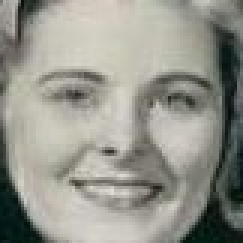
#> input picture 2_Train_FaceRecognition_with_ML/crop_data/female/female_1010.jpg, 81 x 81 px (shown 3 times larger); its folder holds only this picture in this run
$ jupyter execute --allow-errors 02_FRM_EDA.ipynb   (shell and % lines are left out)
#> lines starting #> are read from the running program, lines starting #| are printed output that depends on the picture
[cell 1]
import numpy as np
import pandas as pd
import matplotlib.pyplot as plt
import seaborn as sns
import cv2
from glob import glob

[cell 2]
# extract path of male and female in crop data
fpath = glob('./crop_data/female/*.jpg')
mpath = glob ('./crop_data/male/*.jpg')

[cell 3]
 # create  dataframe for the cropped data
df_female = pd.DataFrame(fpath, columns=['filepath'])
df_female['gender'] = 'female'

df_male = pd.DataFrame(fpath,columns=['filepath'])
df_male['gender'] = 'male'
df = pd.concat((df_female, df_male),axis=0)

[cell 4]
df.shape

[cell 5]
# it will take each image path
# then return theeir width
def get_size(path):
#> called with path = './crop_data/female/female_1010.jpg'
    img = cv2.imread(path)
#> img is the input picture: shape (81, 81, 3); mean B, G, R 140.1, 149, 148.8
    return img.shape[0]

[cell 6]
df['dimension'] = df['filepath'].apply(get_size) # store dimensions of image in this column

[cell 7]
df.head()

 Explanatory Data analysis

1.Distirbution of Male and female

    pie chart
    Bar chart
2.what distirbution of size of all images

    Histogram
    Box plot
    split by "gender"
3.Make the decision of width & height to resize using above chart

4.Remove the few images that are having very less size

[cell 8]
dist_gender = df['gender'].value_counts()
dist_gender

[cell 9]
fig,ax = plt.subplots(nrows=1, ncols=2)
dist_gender.plot(kind='bar', ax=ax[0])
dist_gender.plot(kind='pie', ax=ax[1],autopct='%0.0f%%')
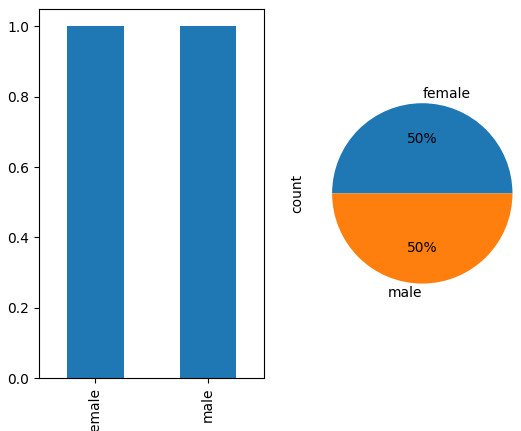
#> figure drawn by matplotlib, 2 panels

[cell 10]
#what distirbution of size of all images
#Histogram
#Box plot
#split by "gender"
plt.figure(figsize=(12, 6))  # Set figure size

# Histogram
plt.subplot(2, 1, 1)
sns.histplot(df['dimension'], bins=30, kde=True)  # Add KDE for better visualization
plt.title("Histogram of Image Sizes")

# Boxplot
plt.subplot(2, 1, 2)
sns.boxplot(x=df['dimension'])  # Specify y-axis explicitly
plt.title("Boxplot of Image Sizes")

plt.tight_layout()  # Prevent overlapping
plt.show()
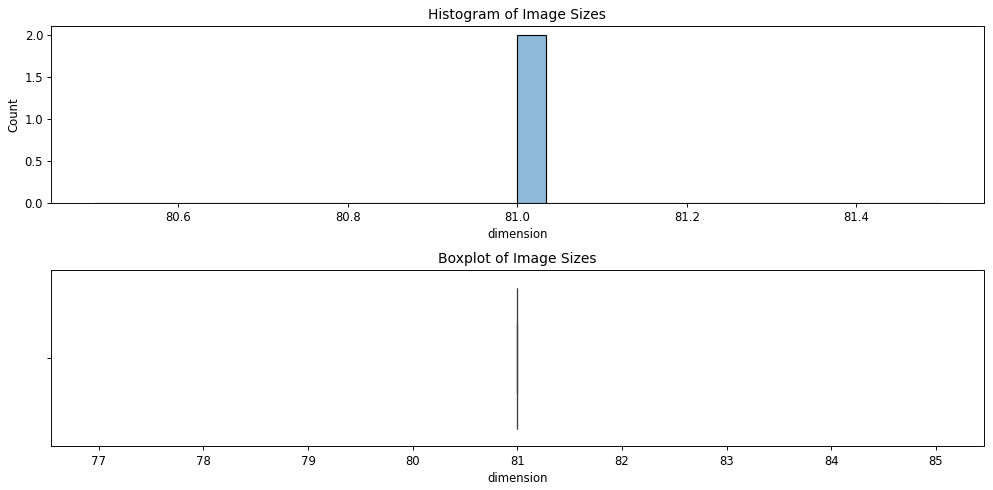
#> figure drawn by matplotlib, 2 panels; panel 1: tallest bar 2 high, from x = 81 to 81.03

#> (a cell that did not finish here is left out)

[cell 12]
# remove too small pics
df_filter = df.query('dimension >= 60')
df_filter.shape

### Structure the Image ###
     100 x 100

[cell 13]
def structuring(path):
#> called with path = './crop_data/female/female_1010.jpg'
    try:
        #step-1 read image
        img = cv2.imread(path)
        # convert to greyscale
        grey_img = cv2.cvtColor(img, cv2.COLOR_BGR2GRAY)
        # resize the images to 100 x 100
        #  cv2.Inter Area (shrink the image)
        size = grey_img.shape[0]
#> size = 81
        if size >= 100:
            grey_resize = cv2.resize(grey_img, (100,100),cv2.INTER_AREA)
        else:
            # enlargen the image
            grey_resize = cv2.resize(grey_img, (100,100), cv2.INTER_CUBIC)
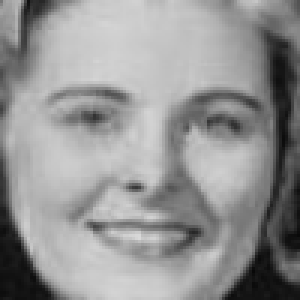
#> grey_resize: shape (100, 100) (shown 3 times larger); min 8, max 217, mean 147.8
        flatten_img = grey_resize.flatten()
#> flatten_img = 10000 values, max 217 at index 7946, min 8 at index 9084, mean 147.8
        return flatten_img
    except:
        return None

[cell 14]
df_filter.loc[:,'data'] = df_filter['filepath'].apply(structuring) # this resizes all images to 100 x 100

$ run again, on 2_Train_FaceRecognition_with_ML/crop_data/female/female_1079.jpg
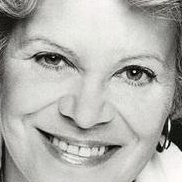
#> input picture 2_Train_FaceRecognition_with_ML/crop_data/female/female_1079.jpg, 182 x 182 px
#> in get_size, img is the input picture: shape (182, 182, 3); mean B, G, R 173.6, 178, 178.3
#> `plt.show()`:
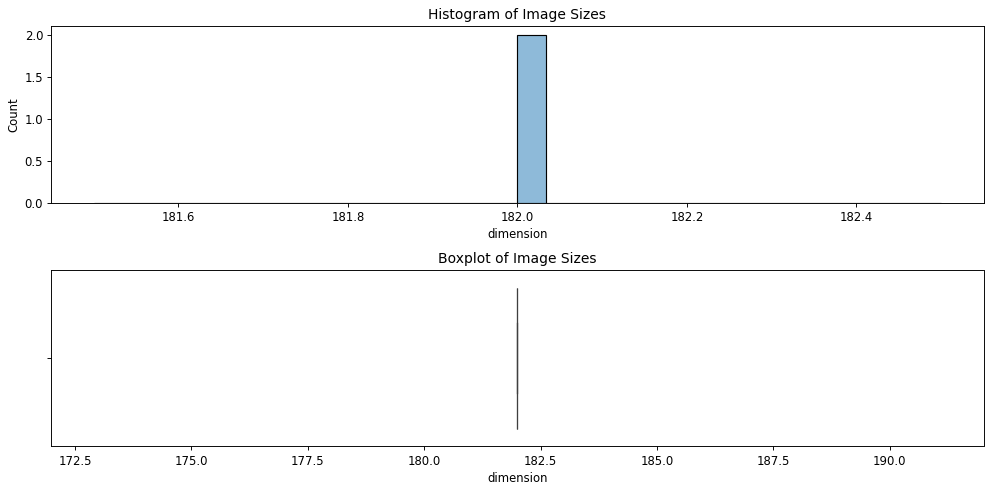
#> figure drawn by matplotlib, 2 panels; panel 1: tallest bar 2 high, from x = 182 to 182
#> in structuring, `grey_resize = cv2.resize(grey_img, (100,100),cv2.INTER_AREA)`:
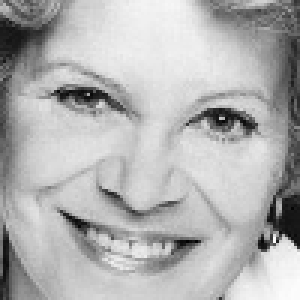
#> grey_resize: shape (100, 100) (shown 3 times larger); min 1, max 252, mean 177.5
#> flatten_img = 10000 values, max 252 at index 9399, min 1 at index 8062, mean 177.5

$ run again, on 2_Train_FaceRecognition_with_ML/crop_data/female/female_1090.jpg
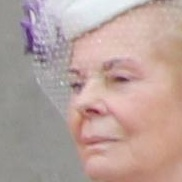
#> input picture 2_Train_FaceRecognition_with_ML/crop_data/female/female_1090.jpg, 182 x 182 px
#> in get_size, img is the input picture: shape (182, 182, 3); mean B, G, R 156.8, 162.1, 184.4
#> `plt.show()`:
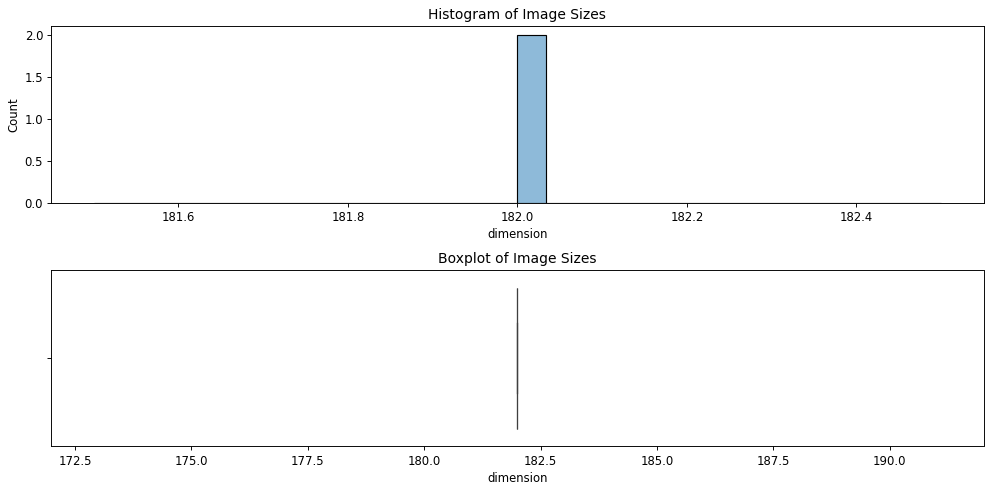
#> figure drawn by matplotlib, 2 panels; panel 1: tallest bar 2 high, from x = 182 to 182
#> in structuring, `grey_img = cv2.cvtColor(img, cv2.COLOR_BGR2GRAY)`:
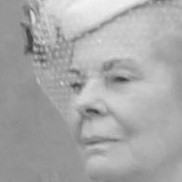
#> grey_img: shape (182, 182); min 62, max 242, mean 168.2
#> flatten_img = 10000 values, max 241 at index 47, min 65 at index 4366, mean 168.1

$ run again, on 2_Train_FaceRecognition_with_ML/crop_data/female/female_1129.jpg
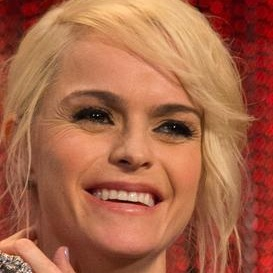
#> input picture 2_Train_FaceRecognition_with_ML/crop_data/female/female_1129.jpg, 273 x 273 px
#> in get_size, img is the input picture: shape (273, 273, 3); mean B, G, R 71.8, 100.6, 167.5
#> `plt.show()`:
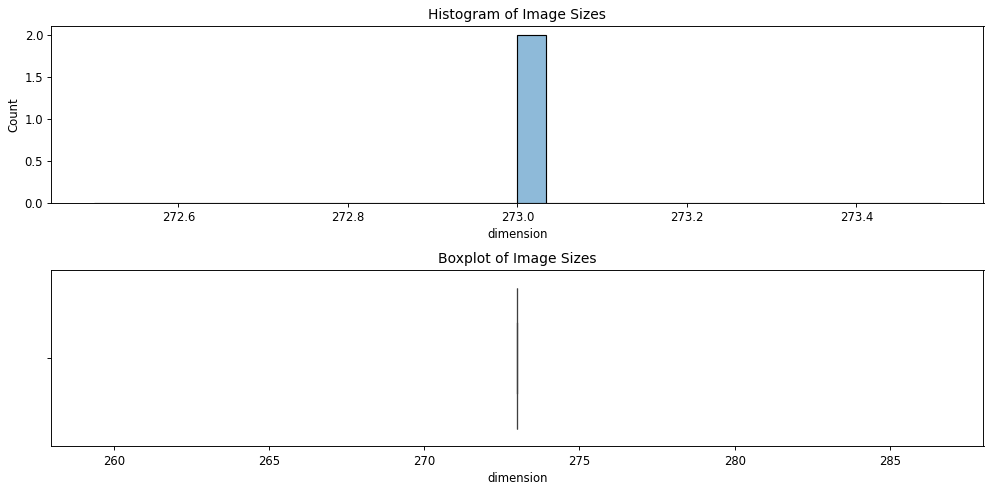
#> figure drawn by matplotlib, 2 panels; panel 1: tallest bar 2 high, from x = 273 to 273
#> in structuring, `grey_resize = cv2.resize(grey_img, (100,100),cv2.INTER_AREA)`:
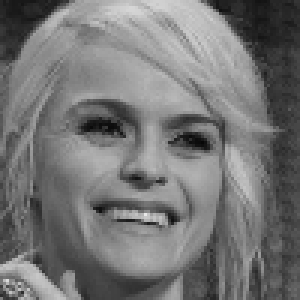
#> grey_resize: shape (100, 100) (shown 3 times larger); min 7, max 233, mean 117.2
#> flatten_img = 10000 values, max 233 at index 7148, min 7 at index 4767, mean 117.2

$ run again, on 2_Train_FaceRecognition_with_ML/crop_data/female/female_1039.jpg
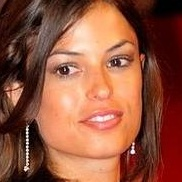
#> input picture 2_Train_FaceRecognition_with_ML/crop_data/female/female_1039.jpg, 182 x 182 px
#> in get_size, img is the input picture: shape (182, 182, 3); mean B, G, R 63, 85.2, 145.6
#> `plt.show()`:
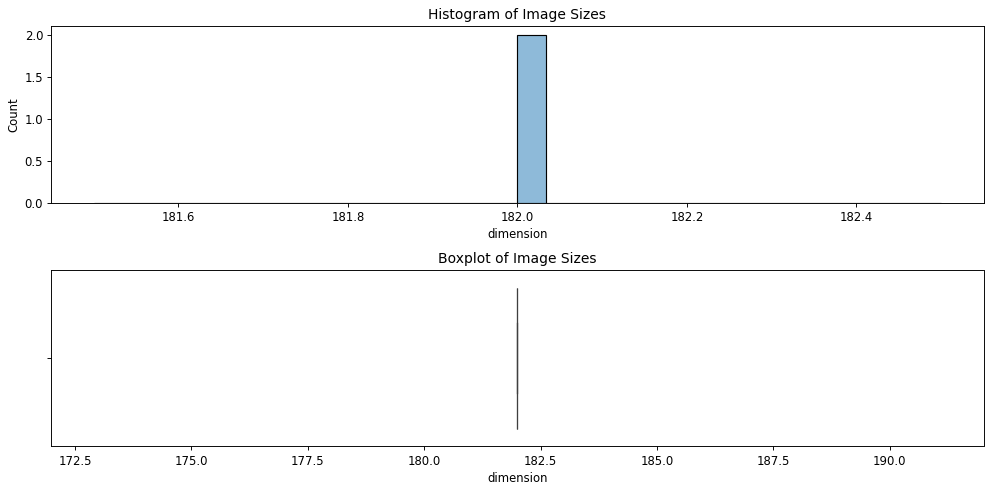
#> figure drawn by matplotlib, 2 panels; panel 1: tallest bar 2 high, from x = 182 to 182
#> in structuring, `grey_resize = cv2.resize(grey_img, (100,100),cv2.INTER_AREA)`:
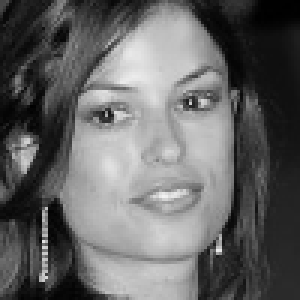
#> grey_resize: shape (100, 100) (shown 3 times larger); min 0, max 242, mean 100.6
#> flatten_img = 10000 values, max 242 at index 6554, min 0 at index 98, mean 100.6
